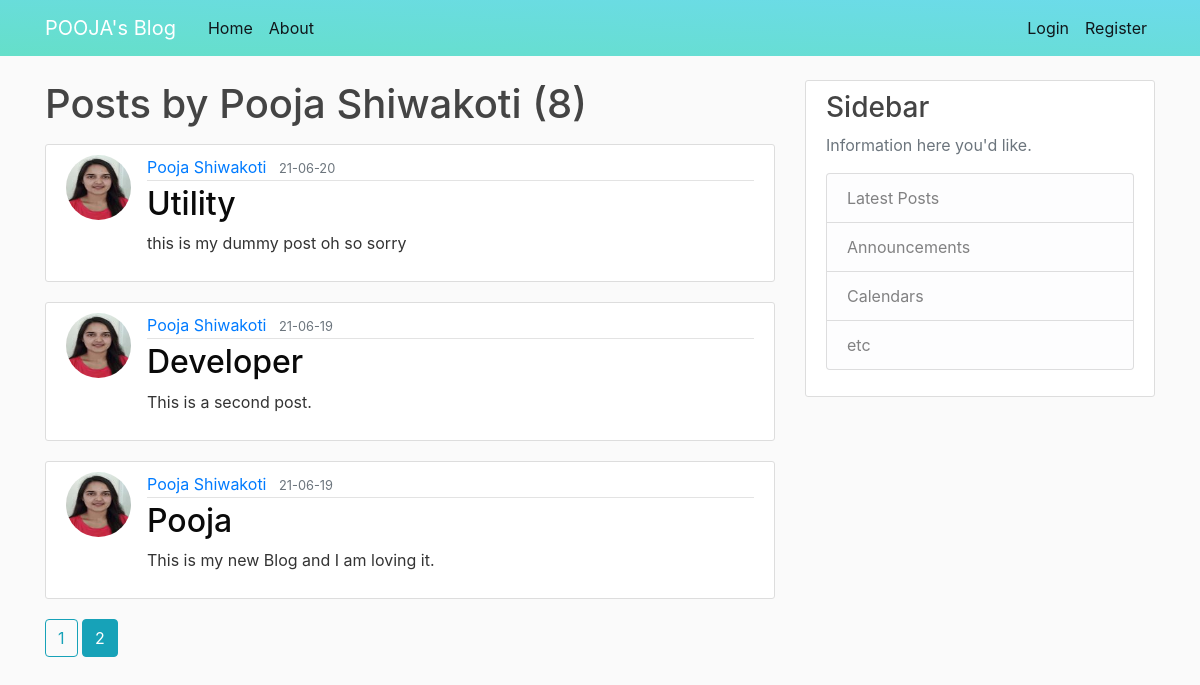
Screenshot of /user/Pooja Shiwakoti?page=2 with the database file from the repository.
### flaskblog/models.py (models this page shows, shortened)
class User(db.Model, UserMixin):
    id = db.Column(db.Integer, primary_key=True)
    username = db.Column(db.String(20), unique=True, nullable=False)
    email = db.Column(db.String(120), unique=True, nullable=False)
    image_file = db.Column(db.String(20), nullable=False, default='default.jpg')
    password = db.Column(db.String(60), nullable=False)
    posts = db.relationship('Post', backref='author', lazy=True)

class Post(db.Model):
    id = db.Column(db.Integer, primary_key=True)
    title = db.Column(db.String(100), nullable=False)
    date_posted = db.Column(db.DateTime, nullable=False, default=datetime.utcnow)
    content = db.Column(db.Text, nullable=False)
    user_id = db.Column(db.Integer, db.ForeignKey('user.id'), nullable=False)

### flaskblog/routes.py (the view)
@app.route("/user/<string:username>")
def user_posts(username):
    page = request.args.get('page', 1, type=int)
    user = User.query.filter_by(username=username).first_or_404()
    posts = Post.query.filter_by(author=user)\
        .order_by(Post.date_posted.desc())\
        .paginate(page=page, per_page=5)
    return render_template('user_posts.html', posts=posts, user=user)

### flaskblog/templates/user_posts.html
{% extends "layout.html" %}
{% block content %}
    <h1 class="mb-3">Posts by {{ user.username }} ({{ posts.total }})</h1>
    {% for post in posts.items %}
        <article class="media content-section">
            <img class="rounded-circle article-img" src="{{ url_for('static', filename='images/' + post.author.image_file) }}">
            <div class="media-body">
                <div class="article-metadata">
                <a class="mr-2" href="{{url_for('user_posts', username = post.author.username) }}">{{ post.author.username }}</a>
                <small class="text-muted">{{ post.date_posted.strftime('%y-%m-%d') }}</small>
                </div>
                <h2><a class="article-title" href="{{ url_for('post', post_id=post.id) }}">{{ post.title }}</a></h2>
                <p class="article-content">{{ post.content }}</p>
            </div>
        </article>
    {% endfor %}
    {% for page_num in posts.iter_pages(left_edge=1, right_edge=1, left_current=1, right_current=2) %}
        {% if page_num %}
            {% if posts.page == page_num %}
            <a class="btn btn-info mb-4" href="{{ url_for('user_posts', username=user.username, page=page_num) }}">{{ page_num }}</a>
            {% else %}
            <a class="btn btn-outline-info mb-4" href="{{ url_for('user_posts', username=user.username, page=page_num) }}">{{ page_num }}</a>
            {% endif %}
        {% else %}
            ...
        {% endif %}
    {% endfor %}
{% endblock content %}

### flaskblog/static/main.css (style rules this page uses)
body { background: #fafafa; color: #333333; margin-top: 5rem; }
h1, h2, h3, h4, h5, h6 { color: #444444; }
.content-section { background: #ffffff; padding: 10px 20px; border: 1px solid #dddddd; border-radius: 3px; margin-bottom: 20px; }
.article-title { color: #0a0a0a; }
.article-content { white-space: pre-line; }
.article-img { height: 65px; width: 65px; margin-right: 16px; }
.article-metadata { padding-bottom: 1px; margin-bottom: 4px; border-bottom: 1px solid #e3e3e3 }

### rows the page displays
User: username "Pooja Shiwakoti"
Post: image_file (picture), author.username "Pooja Shiwakoti", date_posted "21-06-20", title "Utility", content "this is my dummy post oh so sorry"
Post: image_file (picture), author.username "Pooja Shiwakoti", date_posted "21-06-19", title "Developer", content "This is a second post."
Post: image_file (picture), author.username "Pooja Shiwakoti", date_posted "21-06-19", title "Pooja", content "This is my new Blog and I am loving it."

### other values shown
{{ posts.total }} "8"
{{ page_num }} "1"
{{ page_num }} "2"
